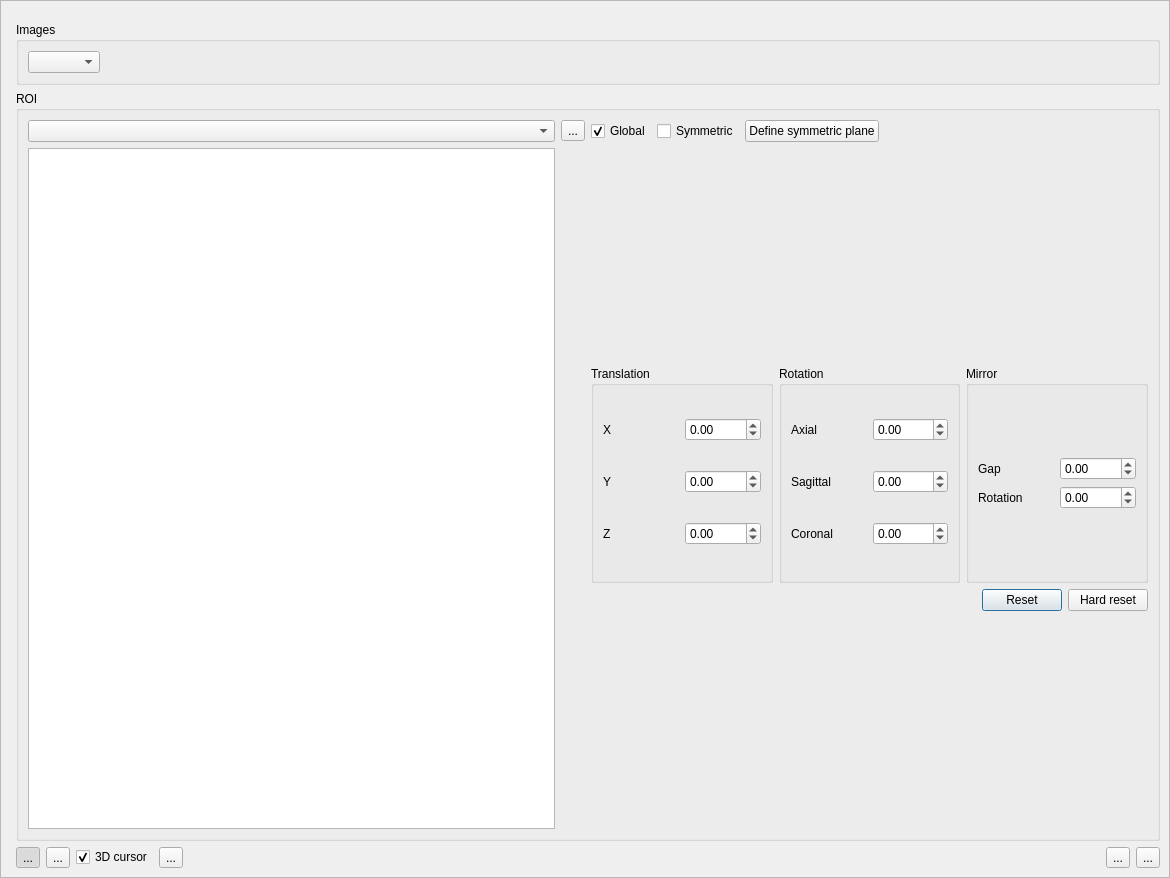
<?xml version="1.0" encoding="UTF-8"?>
<ui version="4.0">
 <class>Dialog</class>
 <widget class="QDialog" name="Dialog">
  <property name="geometry">
   <rect>
    <x>0</x>
    <y>0</y>
    <width>1170</width>
    <height>878</height>
   </rect>
  </property>
  <property name="windowTitle">
   <string>ROI Transformation</string>
  </property>
  <property name="autoFillBackground">
   <bool>true</bool>
  </property>
  <layout class="QHBoxLayout" name="horizontalLayout_15">
   <property name="spacing">
    <number>0</number>
   </property>
   <property name="margin">
    <number>0</number>
   </property>
   <item>
    <widget class="QFrame" name="frame">
     <property name="frameShape">
      <enum>QFrame::StyledPanel</enum>
     </property>
     <property name="frameShadow">
      <enum>QFrame::Raised</enum>
     </property>
     <layout class="QVBoxLayout" name="verticalLayout_8">
      <item>
       <layout class="QGridLayout" name="gridLayout">
        <item row="0" column="0">
         <widget class="QWidget" name="coronal" native="true"/>
        </item>
        <item row="0" column="1" rowspan="2">
         <widget class="QWidget" name="sagittal" native="true"/>
        </item>
        <item row="1" column="0" rowspan="2">
         <widget class="QWidget" name="axial" native="true"/>
        </item>
        <item row="2" column="1">
         <layout class="QVBoxLayout" name="verticalLayout_7">
          <item>
           <widget class="QGroupBox" name="groupBox">
            <property name="title">
             <string>Images</string>
            </property>
            <layout class="QHBoxLayout" name="horizontalLayout_2">
             <item>
              <widget class="QComboBox" name="imageCb">
               <property name="maximumSize">
                <size>
                 <width>16777215</width>
                 <height>16777215</height>
                </size>
               </property>
              </widget>
             </item>
             <item>
              <spacer name="horizontalSpacer">
               <property name="orientation">
                <enum>Qt::Horizontal</enum>
               </property>
               <property name="sizeHint" stdset="0">
                <size>
                 <width>40</width>
                 <height>20</height>
                </size>
               </property>
              </spacer>
             </item>
             <item>
              <widget class="QWidget" name="imagePalette" native="true"/>
             </item>
            </layout>
           </widget>
          </item>
          <item>
           <widget class="QGroupBox" name="groupBox_2">
            <property name="title">
             <string>ROI</string>
            </property>
            <layout class="QHBoxLayout" name="horizontalLayout_11">
             <item>
              <layout class="QHBoxLayout" name="horizontalLayout_13">
               <item>
                <layout class="QVBoxLayout" name="verticalLayout_5">
                 <item>
                  <widget class="QComboBox" name="roiCb"/>
                 </item>
                 <item>
                  <widget class="QListWidget" name="subRoiList"/>
                 </item>
                </layout>
               </item>
               <item>
                <layout class="QVBoxLayout" name="verticalLayout">
                 <item>
                  <widget class="QToolButton" name="applyBt">
                   <property name="text">
                    <string>...</string>
                   </property>
                  </widget>
                 </item>
                 <item>
                  <spacer name="verticalSpacer">
                   <property name="orientation">
                    <enum>Qt::Vertical</enum>
                   </property>
                   <property name="sizeHint" stdset="0">
                    <size>
                     <width>20</width>
                     <height>40</height>
                    </size>
                   </property>
                  </spacer>
                 </item>
                </layout>
               </item>
              </layout>
             </item>
             <item>
              <layout class="QVBoxLayout" name="verticalLayout_6">
               <item>
                <layout class="QHBoxLayout" name="horizontalLayout_14">
                 <item>
                  <widget class="QCheckBox" name="globalCb">
                   <property name="text">
                    <string>Global</string>
                   </property>
                   <property name="checked">
                    <bool>true</bool>
                   </property>
                  </widget>
                 </item>
                 <item>
                  <widget class="QCheckBox" name="symmetricCb">
                   <property name="text">
                    <string>Symmetric</string>
                   </property>
                  </widget>
                 </item>
                 <item>
                  <widget class="QPushButton" name="symmetricPlaneBt">
                   <property name="focusPolicy">
                    <enum>Qt::NoFocus</enum>
                   </property>
                   <property name="text">
                    <string>Define symmetric plane</string>
                   </property>
                   <property name="checkable">
                    <bool>true</bool>
                   </property>
                   <property name="checked">
                    <bool>false</bool>
                   </property>
                  </widget>
                 </item>
                 <item>
                  <spacer name="horizontalSpacer_3">
                   <property name="orientation">
                    <enum>Qt::Horizontal</enum>
                   </property>
                   <property name="sizeHint" stdset="0">
                    <size>
                     <width>40</width>
                     <height>20</height>
                    </size>
                   </property>
                  </spacer>
                 </item>
                </layout>
               </item>
               <item>
                <spacer name="verticalSpacer_3">
                 <property name="orientation">
                  <enum>Qt::Vertical</enum>
                 </property>
                 <property name="sizeHint" stdset="0">
                  <size>
                   <width>20</width>
                   <height>40</height>
                  </size>
                 </property>
                </spacer>
               </item>
               <item>
                <layout class="QHBoxLayout" name="horizontalLayout">
                 <item>
                  <widget class="QGroupBox" name="translationGb">
                   <property name="title">
                    <string>Translation</string>
                   </property>
                   <layout class="QVBoxLayout" name="verticalLayout_2">
                    <item>
                     <layout class="QHBoxLayout" name="horizontalLayout_3">
                      <item>
                       <widget class="QLabel" name="label">
                        <property name="text">
                         <string>X</string>
                        </property>
                       </widget>
                      </item>
                      <item>
                       <widget class="QDoubleSpinBox" name="xSp">
                        <property name="minimum">
                         <double>-999.000000000000000</double>
                        </property>
                        <property name="maximum">
                         <double>999.000000000000000</double>
                        </property>
                       </widget>
                      </item>
                     </layout>
                    </item>
                    <item>
                     <layout class="QHBoxLayout" name="horizontalLayout_4">
                      <item>
                       <widget class="QLabel" name="label_2">
                        <property name="text">
                         <string>Y</string>
                        </property>
                       </widget>
                      </item>
                      <item>
                       <widget class="QDoubleSpinBox" name="ySp">
                        <property name="minimum">
                         <double>-999.000000000000000</double>
                        </property>
                        <property name="maximum">
                         <double>999.000000000000000</double>
                        </property>
                       </widget>
                      </item>
                     </layout>
                    </item>
                    <item>
                     <layout class="QHBoxLayout" name="horizontalLayout_5">
                      <item>
                       <widget class="QLabel" name="label_3">
                        <property name="text">
                         <string>Z</string>
                        </property>
                       </widget>
                      </item>
                      <item>
                       <widget class="QDoubleSpinBox" name="zSp">
                        <property name="minimum">
                         <double>-999.000000000000000</double>
                        </property>
                        <property name="maximum">
                         <double>999.000000000000000</double>
                        </property>
                       </widget>
                      </item>
                     </layout>
                    </item>
                   </layout>
                  </widget>
                 </item>
                 <item>
                  <widget class="QGroupBox" name="rotationGb">
                   <property name="title">
                    <string>Rotation</string>
                   </property>
                   <layout class="QVBoxLayout" name="verticalLayout_3">
                    <item>
                     <layout class="QHBoxLayout" name="horizontalLayout_6">
                      <item>
                       <widget class="QLabel" name="label_4">
                        <property name="text">
                         <string>Axial</string>
                        </property>
                       </widget>
                      </item>
                      <item>
                       <widget class="QDoubleSpinBox" name="axialSp">
                        <property name="minimum">
                         <double>-359.000000000000000</double>
                        </property>
                        <property name="maximum">
                         <double>359.000000000000000</double>
                        </property>
                       </widget>
                      </item>
                     </layout>
                    </item>
                    <item>
                     <layout class="QHBoxLayout" name="horizontalLayout_7">
                      <item>
                       <widget class="QLabel" name="label_5">
                        <property name="text">
                         <string>Sagittal</string>
                        </property>
                       </widget>
                      </item>
                      <item>
                       <widget class="QDoubleSpinBox" name="sagittalSp">
                        <property name="minimum">
                         <double>-359.000000000000000</double>
                        </property>
                        <property name="maximum">
                         <double>359.000000000000000</double>
                        </property>
                       </widget>
                      </item>
                     </layout>
                    </item>
                    <item>
                     <layout class="QHBoxLayout" name="horizontalLayout_8">
                      <item>
                       <widget class="QLabel" name="label_6">
                        <property name="text">
                         <string>Coronal</string>
                        </property>
                       </widget>
                      </item>
                      <item>
                       <widget class="QDoubleSpinBox" name="coronalSp">
                        <property name="minimum">
                         <double>-359.000000000000000</double>
                        </property>
                        <property name="maximum">
                         <double>359.000000000000000</double>
                        </property>
                       </widget>
                      </item>
                     </layout>
                    </item>
                   </layout>
                  </widget>
                 </item>
                 <item>
                  <widget class="QGroupBox" name="mirrorGb">
                   <property name="title">
                    <string>Mirror</string>
                   </property>
                   <layout class="QVBoxLayout" name="verticalLayout_4">
                    <item>
                     <spacer name="verticalSpacer_5">
                      <property name="orientation">
                       <enum>Qt::Vertical</enum>
                      </property>
                      <property name="sizeHint" stdset="0">
                       <size>
                        <width>20</width>
                        <height>41</height>
                       </size>
                      </property>
                     </spacer>
                    </item>
                    <item>
                     <layout class="QHBoxLayout" name="horizontalLayout_9">
                      <item>
                       <widget class="QLabel" name="label_7">
                        <property name="text">
                         <string>Gap</string>
                        </property>
                       </widget>
                      </item>
                      <item>
                       <widget class="QDoubleSpinBox" name="gapSp">
                        <property name="minimum">
                         <double>-999.000000000000000</double>
                        </property>
                        <property name="maximum">
                         <double>999.000000000000000</double>
                        </property>
                       </widget>
                      </item>
                     </layout>
                    </item>
                    <item>
                     <layout class="QHBoxLayout" name="horizontalLayout_10">
                      <item>
                       <widget class="QLabel" name="label_8">
                        <property name="text">
                         <string>Rotation</string>
                        </property>
                       </widget>
                      </item>
                      <item>
                       <widget class="QDoubleSpinBox" name="rotationSymSp">
                        <property name="minimum">
                         <double>-359.000000000000000</double>
                        </property>
                        <property name="maximum">
                         <double>359.000000000000000</double>
                        </property>
                       </widget>
                      </item>
                     </layout>
                    </item>
                    <item>
                     <spacer name="verticalSpacer_4">
                      <property name="orientation">
                       <enum>Qt::Vertical</enum>
                      </property>
                      <property name="sizeHint" stdset="0">
                       <size>
                        <width>20</width>
                        <height>41</height>
                       </size>
                      </property>
                     </spacer>
                    </item>
                   </layout>
                  </widget>
                 </item>
                </layout>
               </item>
               <item>
                <layout class="QHBoxLayout" name="horizontalLayout_12">
                 <item>
                  <spacer name="horizontalSpacer_2">
                   <property name="orientation">
                    <enum>Qt::Horizontal</enum>
                   </property>
                   <property name="sizeHint" stdset="0">
                    <size>
                     <width>40</width>
                     <height>20</height>
                    </size>
                   </property>
                  </spacer>
                 </item>
                 <item>
                  <widget class="QPushButton" name="resetBt">
                   <property name="text">
                    <string>Reset</string>
                   </property>
                  </widget>
                 </item>
                 <item>
                  <widget class="QPushButton" name="hardResetBt">
                   <property name="text">
                    <string>Hard reset</string>
                   </property>
                  </widget>
                 </item>
                </layout>
               </item>
               <item>
                <spacer name="verticalSpacer_2">
                 <property name="orientation">
                  <enum>Qt::Vertical</enum>
                 </property>
                 <property name="sizeHint" stdset="0">
                  <size>
                   <width>20</width>
                   <height>40</height>
                  </size>
                 </property>
                </spacer>
               </item>
              </layout>
             </item>
            </layout>
            <zorder></zorder>
           </widget>
          </item>
          <item>
           <layout class="QHBoxLayout" name="horizontalLayout_17">
            <item>
             <layout class="QHBoxLayout" name="horizontalLayout_16">
              <item>
               <widget class="QToolButton" name="cursorMode">
                <property name="text">
                 <string>...</string>
                </property>
                <property name="checkable">
                 <bool>true</bool>
                </property>
                <property name="checked">
                 <bool>true</bool>
                </property>
                <property name="autoExclusive">
                 <bool>true</bool>
                </property>
               </widget>
              </item>
              <item>
               <widget class="QToolButton" name="transformMode">
                <property name="text">
                 <string>...</string>
                </property>
                <property name="checkable">
                 <bool>true</bool>
                </property>
                <property name="autoExclusive">
                 <bool>true</bool>
                </property>
               </widget>
              </item>
             </layout>
            </item>
            <item>
             <widget class="QCheckBox" name="displayCursor">
              <property name="text">
               <string>3D cursor</string>
              </property>
              <property name="checked">
               <bool>true</bool>
              </property>
             </widget>
            </item>
            <item>
             <widget class="QToolButton" name="centerBt">
              <property name="text">
               <string>...</string>
              </property>
             </widget>
            </item>
            <item>
             <spacer name="horizontalSpacer_4">
              <property name="orientation">
               <enum>Qt::Horizontal</enum>
              </property>
              <property name="sizeHint" stdset="0">
               <size>
                <width>40</width>
                <height>20</height>
               </size>
              </property>
             </spacer>
            </item>
            <item>
             <widget class="QToolButton" name="cancelBt">
              <property name="text">
               <string>...</string>
              </property>
             </widget>
            </item>
            <item>
             <widget class="QToolButton" name="validBt">
              <property name="text">
               <string>...</string>
              </property>
             </widget>
            </item>
           </layout>
          </item>
         </layout>
        </item>
       </layout>
      </item>
     </layout>
    </widget>
   </item>
  </layout>
 </widget>
 <resources/>
 <connections/>
</ui>
